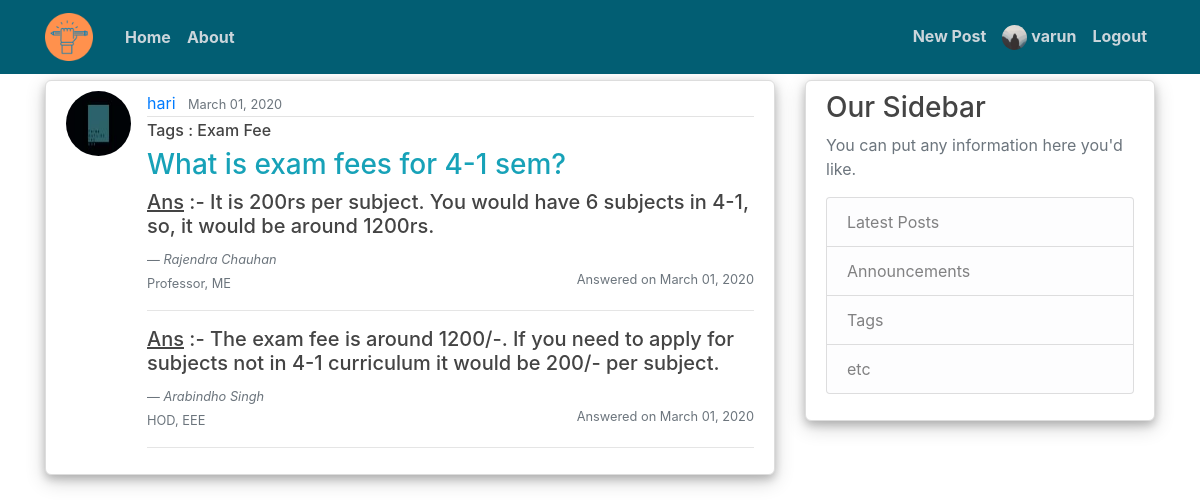
Page /post/6 (signed in) on the committed database.
### flaskApp/models.py (models this page shows, shortened)
class User(db.Model, UserMixin):
    id = db.Column(db.Integer, primary_key=True)
    username = db.Column(db.String(20), unique=True, nullable=False)
    email = db.Column(db.String(120), unique=True, nullable=False)
    designation = db.Column(db.String(50), nullable=False)
    dept = db.Column(db.String(150), nullable=False)
    image_file = db.Column(db.String(20), nullable=False, default='default.jpg')
    password = db.Column(db.String(60), nullable=False)
    is_admin = db.Column(db.Boolean, default=False, nullable=False)
    posts = db.relationship('Post', backref='author', lazy=True)
    answers = db.relationship('Answer', backref='author', lazy=True)

class Post(db.Model):
    id = db.Column(db.Integer, primary_key=True, autoincrement=True)
    title = db.Column(db.String(100), nullable=False)
    date_posted = db.Column(db.DateTime, nullable=False, default=datetime.utcnow)
    content = db.Column(db.Text, nullable=False)
    is_answered = db.Column(db.Boolean, default=False, nullable=False)
    answers = db.relationship('Answer', backref='post', lazy=True)
    user_id = db.Column(db.Integer, db.ForeignKey('user.id'), nullable=False)

class Answer(db.Model):
    id = db.Column(db.Integer, primary_key=True, autoincrement=True)
    date_posted = db.Column(db.DateTime, nullable=False, default=datetime.utcnow)
    content = db.Column(db.Text, nullable=False)
    post_id = db.Column(db.Integer, db.ForeignKey('post.id'), nullable=False)
    user_id = db.Column(db.Integer, db.ForeignKey('user.id'), nullable=False)

### flaskApp/posts/routes.py (the view)
@posts.route("/post/<int:post_id>")
def post(post_id):
    post = Post.query.get_or_404(post_id)
    if post.is_answered:
        answers = Answer.query.order_by(Answer.date_posted.desc()).filter_by(post_id=post_id).all()
    else:
        answers=None
    return render_template('post.html', title=post.title, post=post, answers=answers)

### flaskApp/models.py (called while the page is built)
@login_manager.user_loader
def load_user(user_id):
    return User.query.get(int(user_id))

### flaskApp/templates/post.html (shortened to what this page needs)
{% extends "layout.html" %}
{% block content %}
  <article class="media content-section">
    <img class="rounded-circle article-img" src="{{ url_for('static', filename='profile_pics/' + post.author.image_file) }}">
    <div class="media-body">
      <div class="article-metadata">
        <a class="mr-2" href="{{ url_for('users.user_posts', username=post.author.username) }}">{{ post.author.username }}</a>
        <small class="text-muted">{{ post.date_posted.strftime('%B %d, %Y') }}</small>
      </div>
      <h6 class="article-title">Tags : {{ post.title }}</h6>
      <h3 class="article-content text-info">{{ post.content }}</h3>
      {% if answers %}
        {% for ans in answers %}
          <h5><u>Ans</u> :- {{ ans.content }}</h5>
          <footer class="d-inline blockquote-footer"><cite title="Source Title">{{ ans.author.username }}</cite><br>{{ans.author.designation}}, {{ans.author.dept}}</footer>
          <small class="float-right text-secondary">Answered on {{ans.date_posted.strftime('%B %d, %Y')}}</small>
          <hr>
        {% endfor %}
      {% else %}
        <p>Sorry! No Answers yet.</p>
      {% endif %}
    </div>
  </article>
{% endblock content %}

### flaskApp/templates/layout.html (shortened to what this page needs)
<!DOCTYPE html>
<html>
<head>
    <link rel="stylesheet" href="https://maxcdn.bootstrapcdn.com/bootstrap/4.0.0/css/bootstrap.min.css">
    <link rel="stylesheet" type="text/css" href="{{ url_for('static', filename='main.css') }}">
</head>
<body>
    <header class="site-header">
      <nav class="navbar navbar-expand-md navbar-dark bg-steel fixed-top">
        <div class="container">
          <a class="navbar-brand mr-4" href="/"><img src="{{url_for('static', filename='favicon.ico')}}"></a>
          <div class="collapse navbar-collapse" id="navbarToggle">
            <div class="navbar-nav mr-auto">
              <a class="nav-item nav-link" href="{{ url_for('main.home') }}">Home</a>
              <a class="nav-item nav-link" href="{{ url_for('main.about') }}">About</a>
            </div>
            <div class="navbar-nav">
              {% if current_user.is_authenticated %}
                {% if current_user.is_admin == True %}
                  <a class="nav-item nav-link" href="{{ url_for('users.all_posts') }}">All Posts</a>
                  <a class="nav-item nav-link" href="{{ url_for('users.admin_account') }}"><img class="rounded-circle" src="{{ url_for('static', filename='profile_pics/' + current_user.image_file) }}" height=25 width=25> {{ current_user.username }}</a>
                  <a class="nav-item nav-link" href="{{ url_for('users.logout') }}">Logout</a>
                {% else %}
                  <a class="nav-item nav-link" href="{{ url_for('posts.new_post') }}">New Post</a>
                  <a class="nav-item nav-link" href="{{ url_for('users.account') }}"><img class="rounded-circle" src="{{ url_for('static', filename='profile_pics/' + current_user.image_file) }}" height=25 width=25> {{ current_user.username }}</a>
                  <a class="nav-item nav-link" href="{{ url_for('users.logout') }}">Logout</a>
                {% endif %}
              {% else %}
                <a class="nav-item nav-link" href="{{ url_for('users.login') }}">Login</a>
                <a class="nav-item nav-link" href="{{ url_for('users.register') }}">Register</a>
              {% endif %}
            </div>
          </div>
        </div>
      </nav>
    </header>
    <main role="main" class="container">
      <div class="row">
        <div class="col-md-8">
          {% block content %}{% endblock %}
        </div>
        <div class="col-md-4">
          <div class="content-section">
            <h3>Our Sidebar</h3>
            <p class='text-muted'>You can put any information here you'd like.
              <ul class="list-group">
                <li class="list-group-item list-group-item-light">Latest Posts</li>
                <li class="list-group-item list-group-item-light">Announcements</li>
                <li class="list-group-item list-group-item-light">Tags</li>
                <li class="list-group-item list-group-item-light">etc</li>
              </ul>
            </p>
          </div>
        </div>
      </div>
    </main>
</body>
</html>

### flaskApp/static/main.css (style rules this page uses)
body { background: #ffffff; color: #333333; margin-top: 5rem; }
h1, h2, h3, h4, h5, h6 { color: #444444; }
.bg-steel { background-color: #025E73; }
.site-header .navbar-nav .nav-link { color: #cbd5db; font-weight: bold; }
.content-section { background: #ffffff; padding: 10px 20px; border: 1px solid #dddddd; border-radius: 6px; margin-bottom: 20px; box-shadow: 0 4px 8px 0 rgba(0, 0, 0, 0.2), 0 6px 20px 0 rgba(0, 0, 0, 0.19); }
.article-title { color: #444444; }
.article-content { white-space: pre-line; }
.article-img { height: 65px; width: 65px; margin-right: 16px; }
.article-metadata { padding-bottom: 1px; margin-bottom: 4px; border-bottom: 1px solid #e3e3e3 }

### rows in the picture
User: image_file (placeholder picture), username "varun"
User: image_file (picture), author.username "hari"
Post: date_posted "March 01, 2020", title "Exam Fee", content "What is exam fees for 4-1 sem?"
Answer: content "It is 200rs per subject. You would have 6 subjects in 4-1, so, it would be around 1200rs.", author.username "Rajendra Chauhan", author.designation "Professor", author.dept "ME", date_posted "March 01, 2020"
Answer: content "The exam fee is around 1200/-. If you need to apply for subjects not in 4-1 curriculum it would be 200/- per subject.", author.username "Arabindho Singh", author.designation "HOD", author.dept "EEE", date_posted "March 01, 2020"
